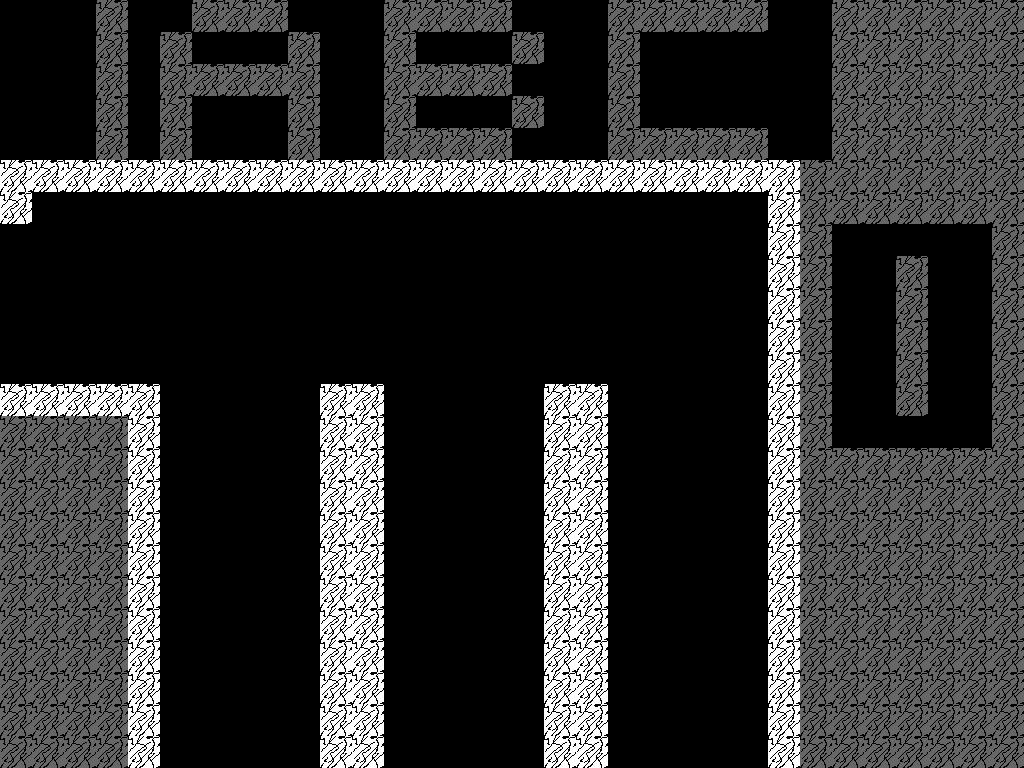

Below is a game level as drawn by its tile map, then a one-line description and the .tmx that defines it (tile-layer data replaced by summaries):
An orthogonal 32x24 tile map with 32x32 px tiles, 2 tile layers (Tile Layer 1, walls) and 7 objects (3x warpf, player1, dialogue, warpb, wizard).

<map version="1.2" tiledversion="1.2.4" orientation="orthogonal" renderorder="right-down" width="32" height="24" tilewidth="32" tileheight="32" infinite="0" nextlayerid="5" nextobjectid="9">
 <tileset firstgid="1" source="wall.tsx" />
 <layer id="1" name="Tile Layer 1" width="32" height="24" opacity="0.4">
  <data>[768 cells, 333 non-empty, 1 distinct tile ids]</data>
 </layer>
 <objectgroup id="2" name="obj">
  <object id="1" name="player1" x="68" y="283">
   <point />
  </object>
  <object id="3" name="dialogue" x="130" y="199" width="90" height="176">
   <properties>
    <property name="dialogue" value="Now, because everybody likes it:;!THE TRIVIA QUIZ;Oh, I'm so excited!;What does the games name stand for?;A: I don't know;B: Nobody knows;C: THE WICKED MAGE knows;Pick your answer! ONLY ONE is correct." />
   </properties>
  </object>
  <object id="4" name="warpb" x="4" y="230" width="16" height="145">
   <properties>
    <property name="dest" value="4-1" />
   </properties>
  </object>
  <object id="5" name="warpf" x="164" y="742" width="151" height="20">
   <properties>
    <property name="dest" value="5-1" />
   </properties>
  </object>
  <object id="6" name="warpf" x="390" y="743" width="151" height="20">
   <properties>
    <property name="dest" value="5-1" />
   </properties>
  </object>
  <object id="7" name="warpf" x="612" y="744" width="151" height="20">
   <properties>
    <property name="dest" value="5-2" />
   </properties>
  </object>
  <object id="8" name="wizard" x="16" y="22">
   <point />
  </object>
 </objectgroup>
 <layer id="3" name="walls" width="32" height="24">
  <data>[768 cells, 108 non-empty, 1 distinct tile ids]</data>
 </layer>
</map>